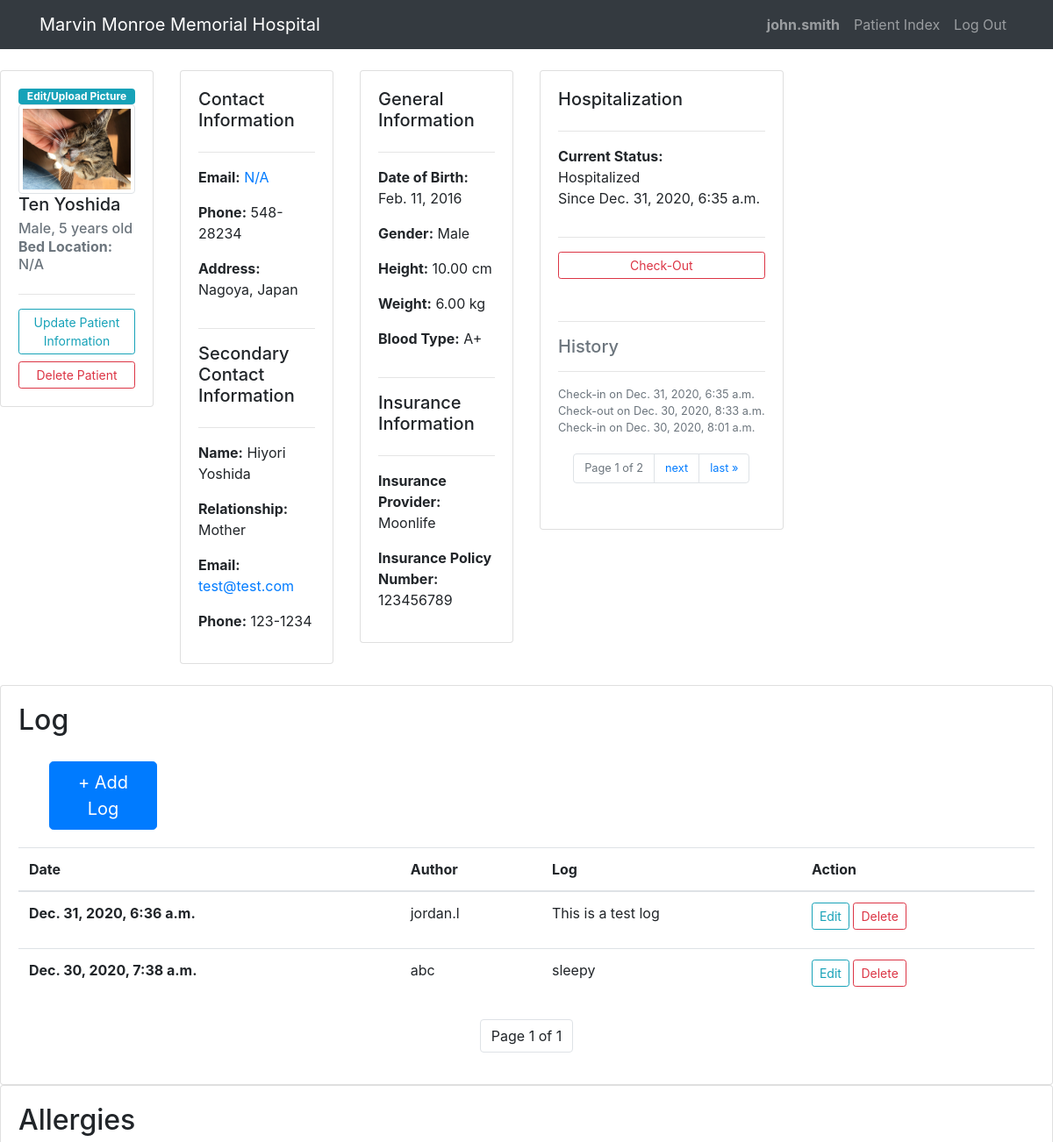
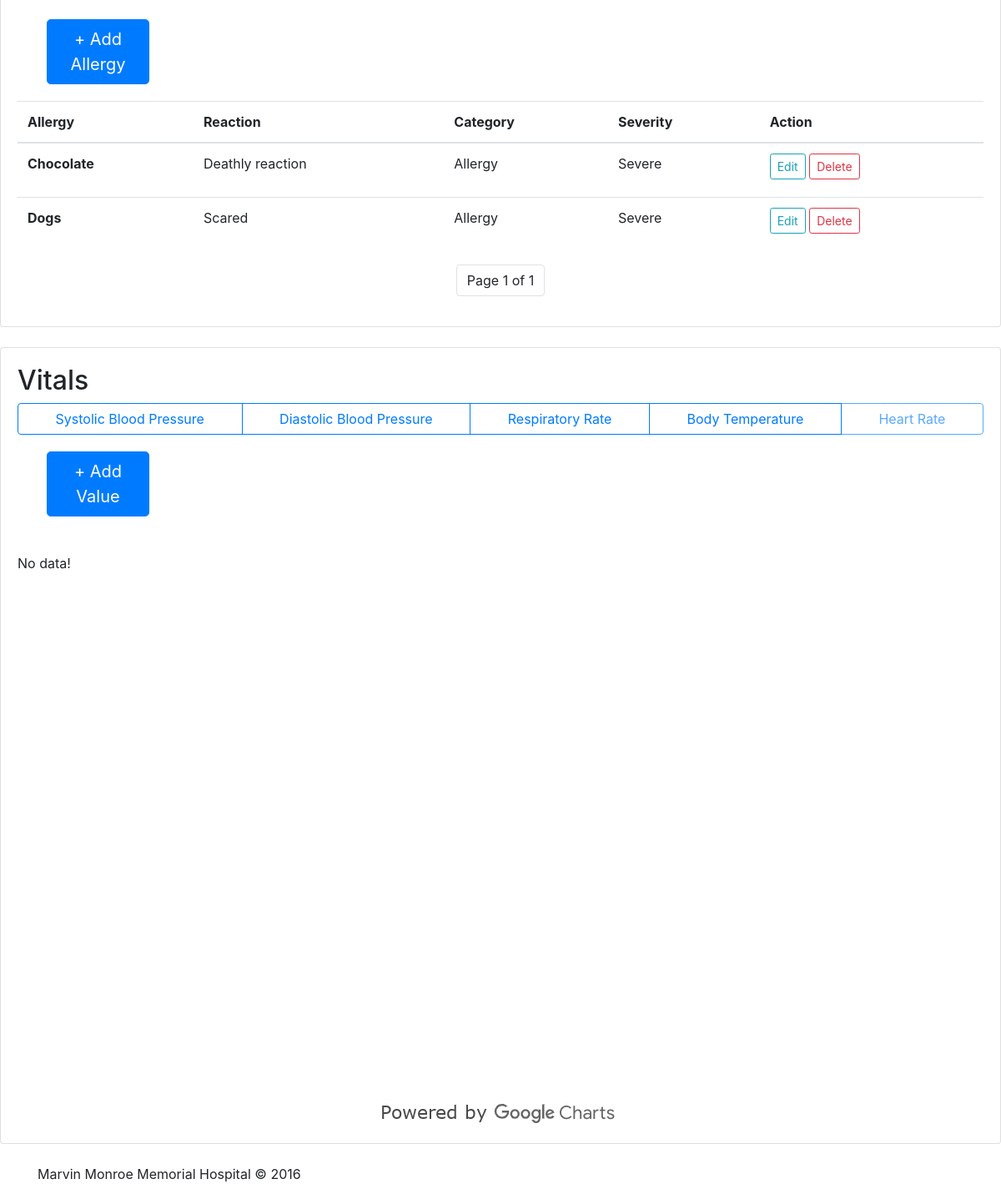
The app's page /patient/1 (signed in) with its own data (2 pictures, top to bottom).
### hms/models.py (models this page shows, shortened)
class User(AbstractUser):
    pass

class Patient(models.Model):
    GENDER_CHOICES = [
        ('M', 'Male'),
        ('F', 'Female'),
        ('O', 'Other')
    ]
    BLOOD_TYPES = [
        ('APOS', 'A+'),
        ('ANEG', 'A-'),
        ('BPOS', 'B+'),
        ('BNEG', 'B-'),
        ('OPOS', 'O+'),
        ('ONEG', 'O-'),
        ('ABPOS', 'AB+'),
        ('ABNEG', 'AB-'),
        ('UNKNOWN', 'Unknown')
    ]
    first_name = models.CharField(max_length=200, blank=True, default='N/A')
    last_name = models.CharField(max_length=200, blank=True, default='N/A')
    gender = models.CharField(max_length=100, null=True, blank=True, default='Other', choices=GENDER_CHOICES)
    address = models.CharField(max_length=400, blank=True, default='N/A')
    birth_date = models.DateField(null=True, blank=True, default='N/A')
    phone = models.CharField(max_length=200, blank=True, default='N/A')
    email = models.CharField(max_length=200, blank=True, default='N/A')
    avatar = models.ImageField(null=True, blank=True)
    height_cm = models.DecimalField(default="0.00", decimal_places=2, max_digits=5, blank=True, null=True)
    weight_kg = models.DecimalField(default="0.00", decimal_places=2, max_digits=50, blank=True, null=True)
    blood_type = models.CharField(max_length=100, null=True, default="Unknown", choices=BLOOD_TYPES)
    contact_name = models.CharField(max_length=200, blank=True, default='N/A')
    contact_relationship = models.CharField(max_length=200, blank=True, default='N/A')
    contact_phone = models.CharField(max_length=200, blank=True, default='N/A')
    contact_email = models.CharField(max_length=200, blank=True, default='N/A')
    insurance_policy_provider = models.CharField(max_length=200, blank=True, default='N/A')
    insurance_policy_number = models.CharField(max_length=200, blank=True, default='N/A')
    bed_location = models.CharField(max_length=200, blank=True, default='N/A')
    timestamp = models.DateTimeField(auto_now_add=True)
    def age(self):
        if not self.birth_date:
            return 0
        else:
            return (datetime.date.today().year - self.birth_date.year)
    def gender_full(self):
        return self.get_gender_display()
    def blood_type_full(self):
        return self.get_blood_type_display()

class Hospitalization(models.Model):
    STATUS_CHOICES = [
        ('CHECKIN', 'Check-in'),
        ('CHECKOUT', 'Check-out')
    ]
    patient = models.ForeignKey(Patient, on_delete=models.CASCADE, related_name="hospitalization_patient", null=True)
    nurse = models.ForeignKey(User, on_delete=models.CASCADE, related_name="hospitalization_nurse", null=True)
    status = models.CharField(max_length=100, null=True, choices=STATUS_CHOICES)
    timestamp = models.DateTimeField(auto_now_add=True)

class Log(models.Model):
    patient = models.ForeignKey(Patient, on_delete=models.CASCADE, related_name="log_patient", null=True)
    nurse = models.ForeignKey(User, on_delete=models.CASCADE, related_name="log_nurse", null=True)
    note = models.TextField(blank=True)
    timestamp = models.DateTimeField(auto_now_add=True)

class Allergy(models.Model):
    CATEGORY_CHOICES = [
        ('SFX', 'Side Effect'),
        ('ALGY', 'Allergy')
    ]
    SEVERITY_CHOICES = [
        ('MILD', 'Mild'),
        ('MODERATE', 'Moderate'),
        ('SEVERE', 'Severe')
    ]
    patient = models.ForeignKey(Patient, on_delete=models.CASCADE, related_name="allergy_patient", null=True)
    nurse = models.ForeignKey(User, on_delete=models.CASCADE, related_name="allergy_nurse", null=True)
    allergy = models.CharField(max_length=200, blank=True)
    reaction = models.TextField(blank=True)
    category = models.CharField(max_length=100, null=True, choices=CATEGORY_CHOICES)
    severity = models.CharField(max_length=100, null=True, choices=SEVERITY_CHOICES)
    timestamp = models.DateTimeField(auto_now_add=True)
    def display_category(self):
        return self.get_category_display()
    def display_severity(self):
        return self.get_severity_display()

### hms/views.py (the view)
# urls.py: path("patient/<str:pk>", views.patient, name="patient"),
@login_required(login_url='login') # From https://docs.djangoproject.com/en/dev/ref/settings/#login-redirect-url
def patient(request, pk):
    patient = Patient.objects.get(id=pk)
    allergies = Allergy.objects.filter(patient=patient).order_by('allergy').all()
    logs = Log.objects.filter(patient=patient).order_by('-timestamp').all()
    statuses = Hospitalization.objects.filter(patient=patient).order_by('-timestamp').all()
    if (len(statuses) > 0 and statuses[0].status == 'Check-in'):
        status = statuses[0]
    else:
        status = "Released"
    his_paginator = Paginator(statuses, 3) # Show 3 elements per page.
    his_page_number = request.GET.get('page_his')
    his_page_obj = his_paginator.get_page(his_page_number)
    logs_paginator = Paginator(logs, 5) # Show 5 logs per page.
    logs_page_number = request.GET.get('page_log')
    logs_page_obj = logs_paginator.get_page(logs_page_number)
    allergies_paginator = Paginator(allergies, 10) # Show 10 allergies per page.
    allergies_page_number = request.GET.get('page_all')
    allergies_page_obj = allergies_paginator.get_page(allergies_page_number)
    context = {"patient": patient, "status": status, "statuses": his_page_obj, "logs": logs_page_obj, "NewLogForm": NewLogForm, "allergies": allergies_page_obj, "NewAllergyForm": NewAllergyForm}
    return render(request, "hms/profile.html", context)

### hms/templates/hms/profile.html (shortened to what this page needs)
{% extends "hms/layout.html" %}
{% load static %}
{% block body %}
<br>
<div class="row justify-content-md-left">
	<div class="col col-lg-2">
		<div class="card card-body">
			<a href="{% url 'editpicture' patient.id %}" class="badge badge-info">Edit/Upload Picture</a>
			{% if patient.avatar %}
				<a href="{{ patient.avatar.url }}"><img src="{{ patient.avatar.url }}" class="img-thumbnail"></a>
			{% endif %}
			<h5 class="card-title">{{ patient.first_name }} {{ patient.last_name }}</h5>
			<h6 class="card-subtitle mb-2 text-muted">{{ patient.gender_full }}, {{ patient.age }} years old</h6>
			<h6 class="card-subtitle mb-2 text-muted"><b>Bed Location:</b> {{ patient.bed_location }}</h6>
			<hr>
			<a class="btn btn-outline-info btn-sm btn-block" href="{% url 'editpatient' patient.id %}">Update Patient Information</a>
			<a class="btn btn-outline-danger btn-sm btn-block" href="{% url 'deletepatient' patient.id %}">Delete Patient</a>
		</div>
	</div>
	<div class="col col-lg-2">
		<div class="card card-body">
			<h5>Contact Information</h5>
			<hr>
			<p><b>Email:</b> <a href="mailto:{{ patient.email }}">{{ patient.email }}</a></p>
			<p><b>Phone:</b> {{ patient.phone }}</p>
			<p><b>Address:</b> {{ patient.address }}</p>
			<hr>
			<h5>Secondary Contact Information</h5>
			<hr>
			<p><b>Name:</b> {{ patient.contact_name }}</p>
			<p><b>Relationship:</b> {{ patient.contact_relationship }}</p>
			<p><b>Email:</b> <a href="mailto:{{ patient.contact_email }}">{{ patient.contact_email }}</a></p>
			<p><b>Phone:</b> {{ patient.contact_phone }}</p>
		</div>
	</div>
	<div class="col col-lg-2">
		<div class="card card-body">
			<h5>General Information</h5>
			<hr>
			<p><b>Date of Birth:</b> {{ patient.birth_date }}</p>
			<p><b>Gender:</b> {{ patient.gender_full }}</p>
			<p><b>Height:</b> {{ patient.height_cm }} cm</p>
			<p><b>Weight:</b> {{ patient.weight_kg }} kg</p>
			<p><b>Blood Type:</b> {{ patient.blood_type_full }}</p>
			<hr>
			<h5>Insurance Information</h5>
			<hr>
			<p><b>Insurance Provider:</b> {{ patient.insurance_policy_provider }}</p>
			<p><b>Insurance Policy Number:</b> {{ patient.insurance_policy_number }}</p>
		</div>
	</div>
	<div class="col-md-auto">
		<div class="card card-body">
			<h5>Hospitalization</h5>
			<hr>
			<p>
				<b>Current Status:</b>
				{% if status != "Released" %}
					<br>Hospitalized<br>Since {{ status.timestamp }}
					<hr>
					<a href="{% url 'checkinout' patient.id %}" class="btn btn-outline-danger btn-sm">Check-Out</a>
				{% else %}
					<br>Released
					<hr>
					<a href="{% url 'checkinout' patient.id %}" class="btn btn-outline-info btn-sm">Check-In</a>
      			{% endif %}
      		</p>
      		<p class="card-text">
      			<small class="text-muted">
					<hr>
      				<h5>History</h5>
					<hr>
					{% for status in statuses  %}
						{{ status.status }} on {{ status.timestamp}} <br>
					{% endfor %}
        			<br>
					<nav>
						<ul class="pagination justify-content-center">
    						<li class="page-item"><a class="page-link">Page {{ statuses.number }} of {{ statuses.paginator.num_pages }}</a></li>
        					{% if statuses.has_next %}
            					<li class="page-item"><a class="page-link" href="?page_his={{ statuses.next_page_number }}">next</a></li>
            					<li class="page-item"><a class="page-link" href="?page_his={{ statuses.paginator.num_pages }}">last &raquo;</a></li>
        					{% endif %}
    					</ul>
					</nav>
				</small>
			</p>
		</div>
	</div>
</div>
<br>
<div class="row">
	<div class="col">
		<div class="card card-body">
      		<h2>Log</h2>
      		<div class="col col-lg-2">
      			<div class="card card-body border-0">
					<button type="button" class="btn btn-primary btn-lg" id="add-log">+ Add Log</button>
      			</div>
      		</div>
			<div>
      		{% if logs %}
        		<table class="table">
          			<thead>
            			<tr>
              				<th scope="col">Date</th>
              				<th scope="col">Author</th>
              				<th scope="col">Log</th>
              				<th scope="col">Action</th>
            			</tr>
          			</thead>
          			<tbody>
            			{% for log in logs %}
            				<tr>
              					<th scope="row" id="date-{{ log.id }}">{{ log.timestamp }}</th>
              					<td id="author-{{ log.id }}">{{ log.nurse }}</td>
              					<td id="log-{{ log.id }}">{{ log.note|linebreaks }}</td>
              					<td id="action-{{ log.id }}">
              						<a href="{% url 'editlog' log.id %}" class="btn btn-outline-info btn-sm">Edit</a>
              						<a href="{% url 'deletelog' log.id %}" class="btn btn-outline-danger btn-sm">Delete</a>
              					</td>
            				</tr>
            			{% endfor %}
          			</tbody>
        		</table>
				<nav>
					<ul class="pagination justify-content-center">
    					<li class="page-item"><a class="page-link">Page {{ logs.number }} of {{ logs.paginator.num_pages }}</a></li>
    				</ul>
				</nav>
      		{% else %}
        		<p>No logs recorded!</p>
      		{% endif %}
      		</div>
		</div>
	</div>
</div>
<div class="row">
	<div class="col">
		<div class="card card-body">
      		<h2>Allergies</h2>
      		<div class="col col-lg-2">
      			<div class="card card-body border-0">
					<button type="button" class="btn btn-primary btn-lg" id="add-allergy">+ Add Allergy</button>
      			</div>
      		</div>
			<div>
      		{% if allergies %}
        		<table class="table">
          			<thead>
            			<tr>
              				<th scope="col">Allergy</th>
              				<th scope="col">Reaction</th>
              				<th scope="col">Category</th>
              				<th scope="col">Severity</th>
              				<th scope="col">Action</th>
            			</tr>
          			</thead>
          			<tbody>
            			{% for allergy in allergies %}
            				<tr>
              					<th scope="row" id="allergy-{{ allergy.id }}">{{ allergy.allergy }}</th>
              					<td id="reaction-{{ allergy.id }}">{{ allergy.reaction|linebreaks }}</td>
              					<td id="catgeory-{{ allergy.id }}">{{ allergy.display_category }}</td>
              					<td id="severity-{{ allergy.id }}">{{ allergy.display_severity }}</td>
              					<td id="action-{{ allergy.id }}">
              						<a href="{% url 'editallergy' allergy.id %}" class="btn btn-outline-info btn-sm">Edit</a>
              						<a href="{% url 'deleteallergy' allergy.id %}" class="btn btn-outline-danger btn-sm">Delete</a>
              					</td>
            				</tr>
            			{% endfor %}
          			</tbody>
        		</table>
				<nav>
					<ul class="pagination justify-content-center">
    					<li class="page-item"><a class="page-link">Page {{ allergies.number }} of {{ allergies.paginator.num_pages }}</a></li>
    				</ul>
				</nav>
      		{% else %}
        		<p>No allergies recorded!</p>
      		{% endif %}
      		</div>
		</div>
	</div>
</div>
<br>
<div class="row">
	<div class="col-md">
		<div class="card card-body">
			<h2>Vitals</h2>
			<div class="btn-group">
				<button class="btn btn-outline-primary" id="SYS_BP">Systolic Blood Pressure</button>
				<button class="btn btn-outline-primary" id="DIA_BP">Diastolic Blood Pressure</button>
    			<button class="btn btn-outline-primary" id="RR">Respiratory Rate</button>
    			<button class="btn btn-outline-primary" id="BT">Body Temperature</button>
    			<button class="btn btn-outline-primary" id="HR">Heart Rate</button>
    		</div>
			<div class="col col-lg-2">
				<div class="card card-body border-0">
					<button type="button" class="btn btn-primary btn-lg" id="add-vital">+ Add Value</button>
					<br>
				</div>
			</div>
			<div class="embed-responsive embed-responsive-16by9">
				<div id="curve_chart" class="embed-responsive-item"></div>
   			</div>
   			<div class="d-flex justify-content-center"><img src="{% static 'gol_footer.png' %}"></img></div>
		</div>
	</div>
</div>
{% endblock %}

### hms/templates/hms/layout.html (shortened to what this page needs)
{% load static %}
<!DOCTYPE html>
<html>
<head>
    <link rel="stylesheet" href="https://stackpath.bootstrapcdn.com/bootstrap/4.3.1/css/bootstrap.min.css">
    <link rel="stylesheet" href="{% static 'styles.css' %}">
</head>
<body>
    <nav class="navbar navbar-dark navbar-expand-sm bg-dark">
        <div class="container">
            <a class="navbar-brand" href="{% url 'index' %}">Marvin Monroe Memorial Hospital</a>
            <div class="collapse navbar-collapse">
                <ul class="nav navbar-nav ml-auto">
                    {% if user.is_authenticated %}
                        <li class="nav-item">
                            <a class="nav-link" href=""><strong>{{ user.username }}</strong></a>
                        </li>
                    {% endif %}
                    {% if user.is_authenticated %}
                        <li class="nav-item">
                            <a class="nav-link" href="{% url 'patientindex' %}">Patient Index</a>
                        </li>
                        <li class="nav-item">
                            <a class="nav-link" href="{% url 'logout' %}">Log Out</a>
                        </li>
                    {% endif %}
                </ul>
            </div>
        </div>
    </nav>
    <div class="body">
        {% block body %}
        {% endblock %}
    </div>
    <br>
    <footer class="site-footer">
        <div class="row">
            <div class="container">
                <span>Marvin Monroe Memorial Hospital © 2016</span>
            </div>
        </div>
    </footer>
</body>
</html>

### records on screen
User: username "john.smith"
Patient: avatar (picture), first_name "Ten", last_name "Yoshida", gender_full "Male", age "5", bed_location "N/A", email "N/A", phone "548-28234", address "Nagoya, Japan", contact_name "Hiyori Yoshida", contact_relationship "Mother", contact_email "test@test.com", contact_phone "123-1234", birth_date "Feb. 11, 2016", height_cm "10.00", weight_kg "6.00", blood_type_full "A+", insurance_policy_provider "Moonlife", insurance_policy_number "123456789"
Hospitalization: timestamp "Dec. 31, 2020, 6:35 a.m.", status "Check-in"
Hospitalization: status "Check-out", timestamp "Dec. 30, 2020, 8:33 a.m."
Hospitalization: status "Check-in", timestamp "Dec. 30, 2020, 8:01 a.m."
Log: timestamp "Dec. 31, 2020, 6:36 a.m.", nurse "jordan.l", note "This is a test log"
Log: timestamp "Dec. 30, 2020, 7:38 a.m.", nurse "abc", note "sleepy"
Allergy: allergy "Chocolate", reaction "Deathly reaction", display_category "Allergy", display_severity "Severe"
Allergy: allergy "Dogs", reaction "Scared", display_category "Allergy", display_severity "Severe"

### other values on screen
{{ statuses.number }} "1"
{{ statuses.paginator.num_pages }} "2"
{{ logs.number }} "1"
{{ logs.paginator.num_pages }} "1"
{{ allergies.number }} "1"
{{ allergies.paginator.num_pages }} "1"
